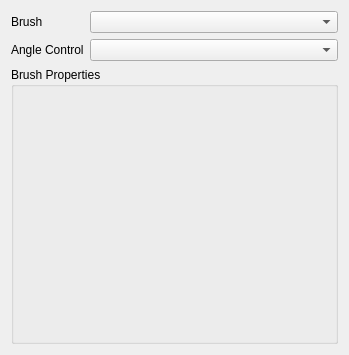
<?xml version="1.0" encoding="UTF-8"?>
<!--
 Copyright ©2017 Brian Curless.  All rights reserved.  Permission is hereby
 granted to students registered for University of Washington CSE 457 or CSE
 557 for use solely during Autumn Quarter 2017 for purposes of the course.
 No other use, copying, distribution, or modification is permitted without
 prior written consent. Copyrights for third-party components of this work
 must be honored.  Instructors interested in reusing these course materials
 should contact the author.
 -->
<ui version="4.0">
 <class>BrushDialog</class>
 <widget class="QDialog" name="BrushDialog">
  <property name="geometry">
   <rect>
    <x>0</x>
    <y>0</y>
    <width>349</width>
    <height>355</height>
   </rect>
  </property>
  <property name="windowTitle">
   <string>Brushes</string>
  </property>
  <layout class="QVBoxLayout" name="verticalLayout">
   <item>
    <layout class="QVBoxLayout" name="main_layout">
     <item>
      <layout class="QFormLayout" name="formLayout">
       <item row="0" column="0">
        <widget class="QLabel" name="brush_label">
         <property name="text">
          <string>Brush</string>
         </property>
        </widget>
       </item>
       <item row="0" column="1">
        <widget class="QComboBox" name="brush_choices"/>
       </item>
       <item row="1" column="0">
        <widget class="QLabel" name="angle_control_label">
         <property name="text">
          <string>Angle Control</string>
         </property>
        </widget>
       </item>
       <item row="1" column="1">
        <widget class="QComboBox" name="angle_control_choices"/>
       </item>
      </layout>
     </item>
     <item>
      <widget class="QGroupBox" name="properties_box">
       <property name="sizePolicy">
        <sizepolicy hsizetype="Preferred" vsizetype="Expanding">
         <horstretch>0</horstretch>
         <verstretch>0</verstretch>
        </sizepolicy>
       </property>
       <property name="title">
        <string>Brush Properties</string>
       </property>
       <layout class="QVBoxLayout" name="verticalLayout_2">
        <property name="spacing">
         <number>0</number>
        </property>
        <property name="leftMargin">
         <number>0</number>
        </property>
        <property name="topMargin">
         <number>0</number>
        </property>
        <property name="rightMargin">
         <number>0</number>
        </property>
        <property name="bottomMargin">
         <number>0</number>
        </property>
        <item>
         <widget class="QStackedWidget" name="brush_props">
          <property name="currentIndex">
           <number>-1</number>
          </property>
         </widget>
        </item>
       </layout>
      </widget>
     </item>
    </layout>
   </item>
  </layout>
 </widget>
 <resources/>
 <connections/>
</ui>
